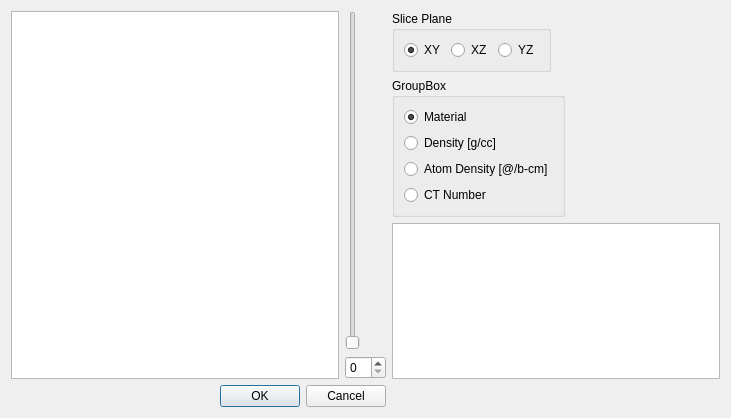
<?xml version="1.0" encoding="UTF-8"?>
<ui version="4.0">
 <class>GeomDialog</class>
 <widget class="QDialog" name="GeomDialog">
  <property name="geometry">
   <rect>
    <x>0</x>
    <y>0</y>
    <width>731</width>
    <height>418</height>
   </rect>
  </property>
  <property name="windowTitle">
   <string>Dialog</string>
  </property>
  <layout class="QGridLayout" name="gridLayout_2">
   <item row="0" column="1" rowspan="4">
    <layout class="QGridLayout" name="gridLayout">
     <item row="0" column="0">
      <widget class="QSlider" name="sliceVerticalSlider">
       <property name="orientation">
        <enum>Qt::Vertical</enum>
       </property>
      </widget>
     </item>
     <item row="1" column="0">
      <widget class="QSpinBox" name="sliceSpinBox"/>
     </item>
    </layout>
   </item>
   <item row="0" column="3">
    <layout class="QHBoxLayout" name="horizontalLayout">
     <item>
      <widget class="QGroupBox" name="slicePlaneGroupBox">
       <property name="sizePolicy">
        <sizepolicy hsizetype="Preferred" vsizetype="Preferred">
         <horstretch>0</horstretch>
         <verstretch>0</verstretch>
        </sizepolicy>
       </property>
       <property name="title">
        <string>Slice Plane</string>
       </property>
       <layout class="QHBoxLayout" name="horizontalLayout_2">
        <item>
         <widget class="QRadioButton" name="xyRadioButton">
          <property name="text">
           <string>XY</string>
          </property>
          <property name="checked">
           <bool>true</bool>
          </property>
         </widget>
        </item>
        <item>
         <widget class="QRadioButton" name="xzRadioButton">
          <property name="text">
           <string>XZ</string>
          </property>
         </widget>
        </item>
        <item>
         <widget class="QRadioButton" name="yzRadioButton">
          <property name="text">
           <string>YZ</string>
          </property>
         </widget>
        </item>
       </layout>
      </widget>
     </item>
     <item>
      <spacer name="horizontalSpacer">
       <property name="orientation">
        <enum>Qt::Horizontal</enum>
       </property>
       <property name="sizeHint" stdset="0">
        <size>
         <width>40</width>
         <height>20</height>
        </size>
       </property>
      </spacer>
     </item>
    </layout>
   </item>
   <item row="0" column="0" rowspan="4">
    <widget class="ZoomablePannableGraphicsView" name="graphicsView"/>
   </item>
   <item row="4" column="0" colspan="2">
    <widget class="QDialogButtonBox" name="buttonBox">
     <property name="orientation">
      <enum>Qt::Horizontal</enum>
     </property>
     <property name="standardButtons">
      <set>QDialogButtonBox::Cancel|QDialogButtonBox::Ok</set>
     </property>
    </widget>
   </item>
   <item row="2" column="3" rowspan="2">
    <widget class="QListView" name="listView_2">
     <property name="sizePolicy">
      <sizepolicy hsizetype="Expanding" vsizetype="Expanding">
       <horstretch>0</horstretch>
       <verstretch>0</verstretch>
      </sizepolicy>
     </property>
    </widget>
   </item>
   <item row="1" column="3">
    <layout class="QHBoxLayout" name="horizontalLayout_3">
     <item>
      <widget class="QGroupBox" name="groupBox">
       <property name="title">
        <string>GroupBox</string>
       </property>
       <layout class="QVBoxLayout" name="verticalLayout">
        <item>
         <widget class="QRadioButton" name="materialRadioButton">
          <property name="text">
           <string>Material</string>
          </property>
          <property name="checked">
           <bool>true</bool>
          </property>
         </widget>
        </item>
        <item>
         <widget class="QRadioButton" name="densityRadioButton">
          <property name="text">
           <string>Density [g/cc]</string>
          </property>
         </widget>
        </item>
        <item>
         <widget class="QRadioButton" name="atomDensityRadioButton">
          <property name="text">
           <string>Atom Density [@/b-cm]</string>
          </property>
         </widget>
        </item>
        <item>
         <widget class="QRadioButton" name="ctRadioButton">
          <property name="text">
           <string>CT Number</string>
          </property>
         </widget>
        </item>
       </layout>
      </widget>
     </item>
     <item>
      <spacer name="horizontalSpacer_2">
       <property name="orientation">
        <enum>Qt::Horizontal</enum>
       </property>
       <property name="sizeHint" stdset="0">
        <size>
         <width>40</width>
         <height>20</height>
        </size>
       </property>
      </spacer>
     </item>
    </layout>
   </item>
  </layout>
 </widget>
 <customwidgets>
  <customwidget>
   <class>ZoomablePannableGraphicsView</class>
   <extends>QGraphicsView</extends>
   <header>zoomablepannablegraphicsview.h</header>
  </customwidget>
 </customwidgets>
 <resources/>
 <connections>
  <connection>
   <sender>buttonBox</sender>
   <signal>accepted()</signal>
   <receiver>GeomDialog</receiver>
   <slot>accept()</slot>
   <hints>
    <hint type="sourcelabel">
     <x>248</x>
     <y>254</y>
    </hint>
    <hint type="destinationlabel">
     <x>157</x>
     <y>274</y>
    </hint>
   </hints>
  </connection>
  <connection>
   <sender>buttonBox</sender>
   <signal>rejected()</signal>
   <receiver>GeomDialog</receiver>
   <slot>reject()</slot>
   <hints>
    <hint type="sourcelabel">
     <x>316</x>
     <y>260</y>
    </hint>
    <hint type="destinationlabel">
     <x>286</x>
     <y>274</y>
    </hint>
   </hints>
  </connection>
 </connections>
</ui>
